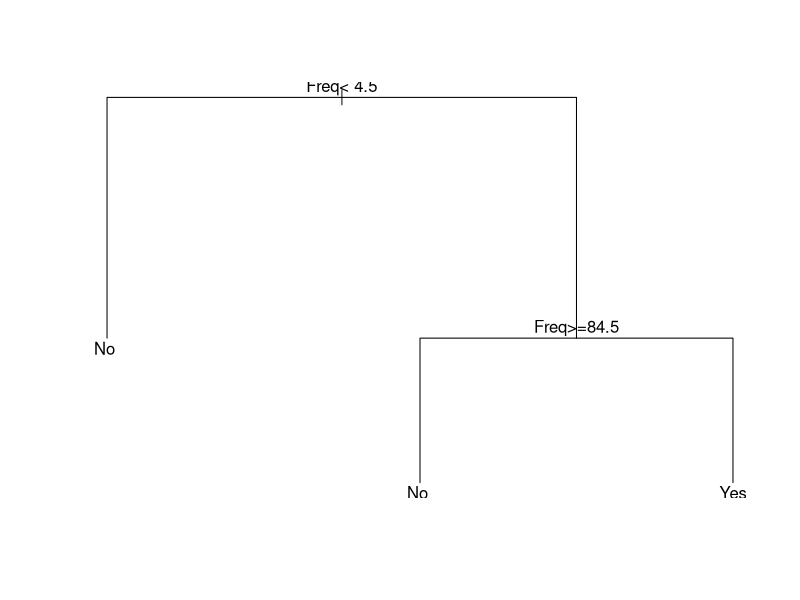
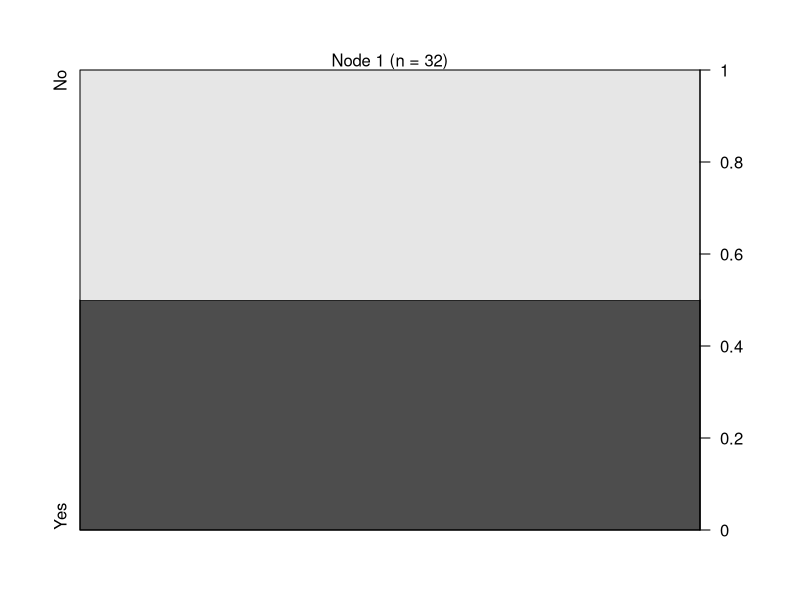
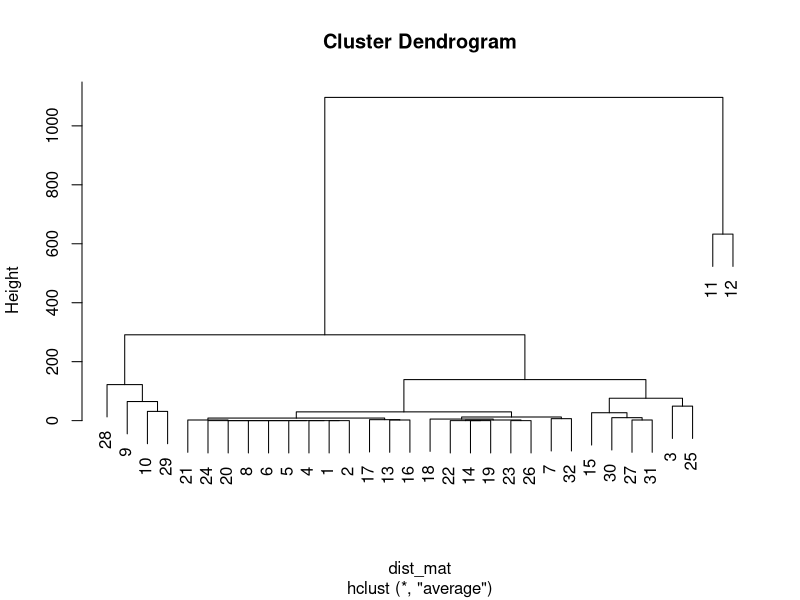

The R script that drew these images, in order:
data("Titanic")
require(rpart)
require(party)
require(randomForest)
Titanic

# rpart
titanic_rpart <- rpart(Survived~., data=Titanic)
plot(titanic_rpart)
text(titanic_rpart)

# ctree
titanic_tree <- ctree(Survived ~ ., data=Titanic)
plot(titanic_tree)

# hclust
t <- as.data.frame(Titanic)
dist_mat <- dist(t, method = 'euclidean')
hclust_avg <- hclust(dist_mat, method = 'average')
plot(hclust_avg)

# randomforest
titanic.rf <- randomForest(Survived ~ ., data=Titanic, importance=TRUE, proximity=TRUE)
print(titanic.rf)
